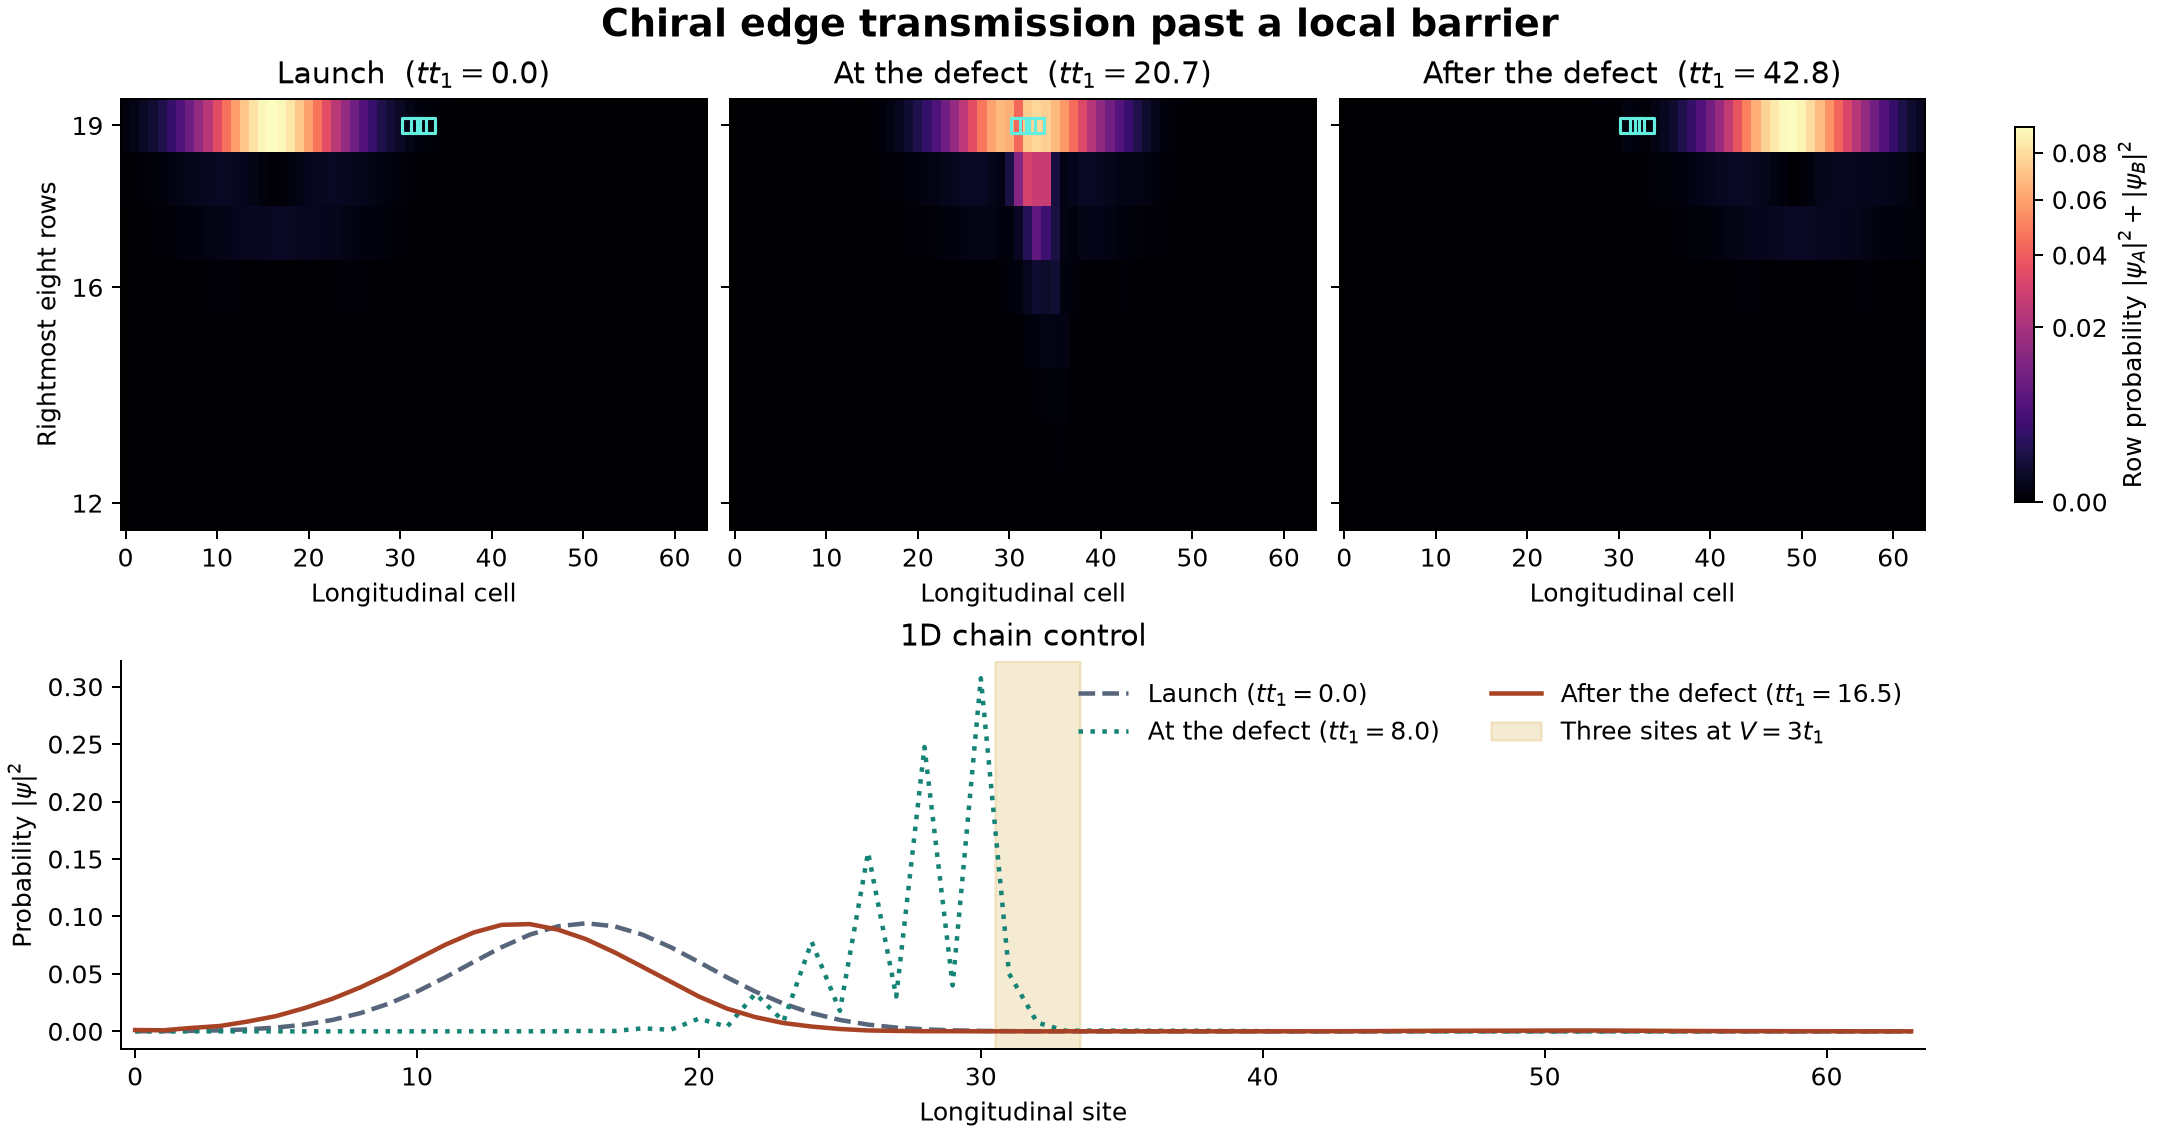

The Python source for this figure:
"""M7: measure wavepacket reflection and transmission past a local defect.

Reuse M5's Haldane hopping terms and right-edge Bloch eigenstates. Propagate
on a finite open ribbon and a matched 1D chain, and check that a strong
onsite barrier reflects the chain packet and transmits the chiral packet.
"""

from pathlib import Path

import numpy as np
from scipy.sparse import coo_matrix, diags
from scipy.sparse.linalg import expm_multiply

from haldane import CRITICAL_MASS, T1
from m5_edge import EDGE_ROWS, HARMONICS, PERIOD, hopping_terms, localize_edge_pair, ribbon_blocks


LENGTH = 64
WIDTH = 20
SIGMA = 6.0
POTENTIAL = 3 * T1
DEFECT_CELLS = np.arange(LENGTH // 2 - 1, LENGTH // 2 + 2)
LAUNCH_CELL = LENGTH // 2 - 16
GUARD_CELLS = 3
FLIGHT_CELLS = 33
FRAMES = 2 * FLIGHT_CELLS + 1


def finite_ribbon(length, width, defect_cells, potential):
    """Apply the M5 bonds with open boundaries in both directions (CSR)."""
    rows, columns, values = [], [], []
    for source, target, dx, dy, amplitude in hopping_terms(0):
        x, y = np.mgrid[max(0, -dx):min(length, length - dx),
                        max(0, -dy):min(width, width - dy)]
        i = 2 * (x * width + y).ravel() + source
        j = 2 * ((x + dx) * width + y + dy).ravel() + target
        rows.extend((i, j))
        columns.extend((j, i))
        values.extend((np.full(i.size, amplitude), np.full(i.size, np.conj(amplitude))))

    # A is the outermost sublattice on the high-row (right) zigzag edge.
    defect_sites = 2 * (defect_cells * width + width - 1)
    rows.append(defect_sites)
    columns.append(defect_sites)
    values.append(np.full(defect_sites.size, potential))
    shape = (2 * length * width,) * 2
    matrix = coo_matrix((np.concatenate(values), (np.concatenate(rows), np.concatenate(columns))),
                        shape=shape).tocsr()
    matrix.eliminate_zeros()
    return matrix


def edge_packet(length, width, launch):
    """Build a Gaussian spectral packet using only positive-velocity edge modes."""
    blocks = ribbon_blocks(width, mass=0)
    shifts = np.linspace(-5 / SIGMA, 5 / SIGMA, 129)
    momenta = np.pi + shifts
    states = []
    velocities = []
    for q in momenta:
        phases = np.exp(1j * q * HARMONICS)
        hamiltonian = np.einsum("r,rij->ij", phases, blocks)
        energy, vectors = np.linalg.eigh(hamiltonian)
        candidates = np.flatnonzero(np.abs(energy) < CRITICAL_MASS)
        if len(candidates) != 2:
            raise RuntimeError("Launch spectrum extends outside the two gap branches.")
        pair = vectors[:, candidates]
        if np.ptp(energy[candidates]) < 1e-10:
            pair = localize_edge_pair(pair)
        right_weights = np.sum(np.abs(pair[-2 * EDGE_ROWS:]) ** 2, axis=0)
        right = pair[:, right_weights.argmax()]
        # Align all Bloch phases on the outermost A site before superposition.
        right = right * np.exp(-1j * np.angle(right[-2]))
        derivative = np.einsum("r,rij->ij", 1j * HARMONICS * phases, blocks)
        speed = np.vdot(right, derivative @ right).real
        if speed <= 0 or right_weights.max() < 0.5:
            raise RuntimeError("Selected launch mode is not a right-moving right-edge state.")
        states.append(right)
        velocities.append(speed)

    envelope = np.exp(-0.5 * (SIGMA * shifts) ** 2)
    plane_waves = np.exp(1j * np.outer(np.arange(length) - launch, momenta))
    packet = ((plane_waves * envelope) @ np.asarray(states)).ravel()
    return packet / np.linalg.norm(packet), velocities[len(velocities) // 2]


def chain_packet(length, launch, defect_cells):
    """Build the equal-length chain and mid-band right-moving Gaussian packet."""
    diagonal = np.zeros(length)
    diagonal[defect_cells] = POTENTIAL
    hopping = np.full(length - 1, T1)
    matrix = diags([hopping, diagonal, hopping], [-1, 0, 1], format="csr")
    x = np.arange(length) - launch
    # E(q) = 2*t1*cos(q) for positive hopping, so q = −π/2 moves right.
    packet = np.exp(-0.5 * (x / SIGMA) ** 2 - 0.5j * np.pi * x)
    return matrix, packet / np.linalg.norm(packet)


def evolve(matrix, packet, stop, *, frames=FRAMES):
    generator = -1j * matrix
    states = expm_multiply(generator, packet, start=0, stop=stop, num=frames,
                           traceA=generator.diagonal().sum())
    return np.abs(states) ** 2


def scattering_probabilities(density, defect_cells):
    """Split late longitudinal probability outside a buffer around the defect."""
    first = defect_cells[0] - GUARD_CELLS
    after = defect_cells[-1] + GUARD_CELLS + 1
    return np.array([density[:first].sum(), density[after:].sum(), density[first:after].sum()])


def run_experiment(length=LENGTH, launch=LAUNCH_CELL, defect_cells=DEFECT_CELLS):
    matrix = finite_ribbon(length, WIDTH, defect_cells, POTENTIAL)
    packet, speed = edge_packet(length, WIDTH, launch)
    ribbon_stop = FLIGHT_CELLS / speed
    ribbon = evolve(matrix, packet, ribbon_stop).reshape(FRAMES, length, WIDTH, 2).sum(axis=-1)
    chain_matrix, initial_chain = chain_packet(length, launch, defect_cells)
    chain_stop = FLIGHT_CELLS / (2 * T1)
    chain = evolve(chain_matrix, initial_chain, chain_stop)
    return ribbon, chain, ribbon_stop, chain_stop


def plot_experiment(ribbon, chain, ribbon_stop, chain_stop):
    import matplotlib.pyplot as plt
    from matplotlib.colors import PowerNorm

    figure = plt.figure(figsize=(12, 6.3), layout="constrained")
    grid = figure.add_gridspec(2, 3, height_ratios=[1, 0.9])
    times = np.linspace(0, ribbon_stop, FRAMES)
    frames = (0, 2 * (LENGTH // 2 - LAUNCH_CELL), FRAMES - 1)
    labels = ("Launch", "At the defect", "After the defect")
    norm = PowerNorm(gamma=0.5, vmin=0, vmax=ribbon[list(frames)].max())
    outer_rows = 8
    axes = []
    for column, (frame, label) in enumerate(zip(frames, labels)):
        axis = figure.add_subplot(grid[0, column])
        axes.append(axis)
        image = axis.imshow(ribbon[frame, :, -outer_rows:].T, origin="lower", aspect="auto",
                            cmap="magma", norm=norm, interpolation="nearest",
                            extent=(-0.5, LENGTH - 0.5, WIDTH - outer_rows - 0.5, WIDTH - 0.5))
        axis.scatter(DEFECT_CELLS, np.full(DEFECT_CELLS.size, WIDTH - 1), marker="s", s=35,
                     facecolors="none", edgecolors="#64eee0", linewidths=1.25)
        axis.set(title=rf"{label}  ($t t_1={times[frame] * T1:.1f}$)", xlabel="Longitudinal cell",
                 yticks=[WIDTH - outer_rows, WIDTH - 4, WIDTH - 1])
        if column == 0:
            axis.set_ylabel("Rightmost eight rows")
        else:
            axis.tick_params(labelleft=False)
    figure.colorbar(image, ax=axes, label=r"Row probability $|\psi_A|^2 + |\psi_B|^2$", shrink=0.87)

    axis = figure.add_subplot(grid[1, :])
    for frame, color, style, label in zip(frames, ("#58667b", "#158376", "#a84225"),
                                         ("--", ":", "-"), labels):
        tick = chain_stop * frame * T1 / (FRAMES - 1)
        axis.plot(chain[frame], color=color, ls=style, lw=1.8, label=rf"{label} ($t t_1={tick:.1f}$)")
    axis.axvspan(DEFECT_CELLS[0] - 0.5, DEFECT_CELLS[-1] + 0.5, color="#d7aa46", alpha=0.24,
                label=r"Three sites at $V=3t_1$")
    axis.set(title="1D chain control", xlabel="Longitudinal site", ylabel=r"Probability $|\psi|^2$",
             xlim=(-0.5, LENGTH - 0.5))
    axis.legend(loc="upper right", ncols=2, frameon=False)
    axis.spines[["top", "right"]].set_visible(False)
    figure.suptitle("Chiral edge transmission past a local barrier", fontweight="bold", fontsize=15)
    figure.savefig(Path(__file__).with_name("m7_defect.png"), dpi=180)
    plt.close(figure)


def main():
    ribbon, chain, ribbon_stop, chain_stop = run_experiment()
    results = []
    for name, density, stop in (("Topological ribbon", ribbon.sum(axis=-1), ribbon_stop),
                                ("1D chain", chain, chain_stop)):
        reflected, transmitted, near = scattering_probabilities(density[-1], DEFECT_CELLS)
        error = np.max(np.abs(density.sum(axis=1) - 1))
        ends = np.max(density[:, :2].sum(axis=1) + density[:, -2:].sum(axis=1))
        if error > 1e-10:
            raise RuntimeError(f"{name}: propagation did not conserve total probability.")
        print(f"{name} (t*t1={stop * T1:.3f}): R={reflected:.6f}, T={transmitted:.6f}, "
              f"R+T={reflected + transmitted:.6f}, P_near={near:.6f}, "
              f"R+T+P_near={reflected + transmitted + near:.9f}")
        print(f"  Max norm error={error:.2e}, max probability in end cells={ends:.3e}")
        results.append((reflected, transmitted))
    if results[0][0] >= 0.01 or results[0][1] <= 0.98 or results[1][0] <= 0.3:
        raise RuntimeError("The late packets did not meet the scattering criteria.")
    print(f"Launch group velocity = {FLIGHT_CELLS / ribbon_stop * PERIOD / T1:.4f} t1*a")
    plot_experiment(ribbon, chain, ribbon_stop, chain_stop)


if __name__ == "__main__":
    main()
